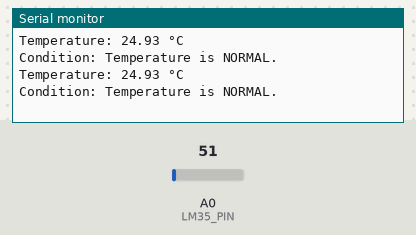
Bench run of a sketch on a simulated Arduino Uno, built with avr-gcc and run on an emulated ATmega328P. Parts: the last lines printed to the serial monitor. The test bench sets the inputs (shaded band); at power-on: A0 (LM35_PIN) = 51.

Above: at 1.8 s.
1.9 s: A0 (LM35_PIN) set to 65
At 2.8 s:
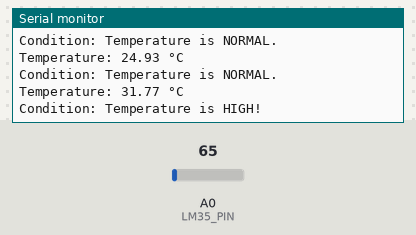
4.5 s: A0 (LM35_PIN) set to 61
At 5.4 s:
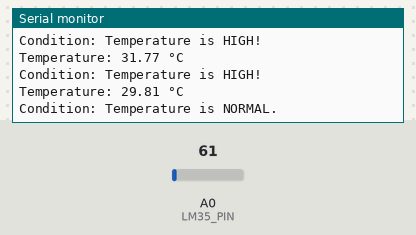
Timing chart, 0 to 7.5 s (numbered marks = the images above; inputs shaded):
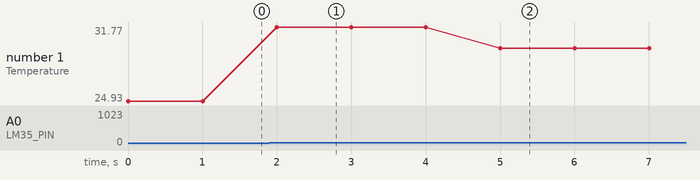

Measured:
- the behaviour switches between 61 and 62 on A0 (LM35_PIN) (found by bisection; images 0 and 1)
- after the input at 1.9 s, the serial monitor: prints a new line after 0.10 s (image 1)
- after the input at 4.5 s, the serial monitor: prints a new line after 0.51 s (image 2)
- plotted number 1: 24.93 → 31.77 after the input at 1.9 s, 31.77 → 29.81 after the input at 4.5 s

The sketch:

LM35.ino
```cpp
#define LM35_PIN A0  // LM35 output connected to A0

void setup() {
  Serial.begin(9600); // Start serial communication
}

void loop() {
  // Read analog value (0–1023)
  int analogValue = analogRead(LM35_PIN);

  // Convert to voltage (5V reference, 10-bit ADC)
  float voltage = (analogValue * 5.0) / 1023.0;

  // LM35 outputs 10mV per °C → Temp = (voltage * 100)
  float temperatureC = voltage * 100;

  // Print value
  Serial.print("Temperature: ");
  Serial.print(temperatureC);
  Serial.println(" °C");

  // Simple condition
  if (temperatureC > 30) {
    Serial.println("Condition: Temperature is HIGH!");
  } else {
    Serial.println("Condition: Temperature is NORMAL.");
  }

  delay(1000); // wait 1 second before next reading
}
```
